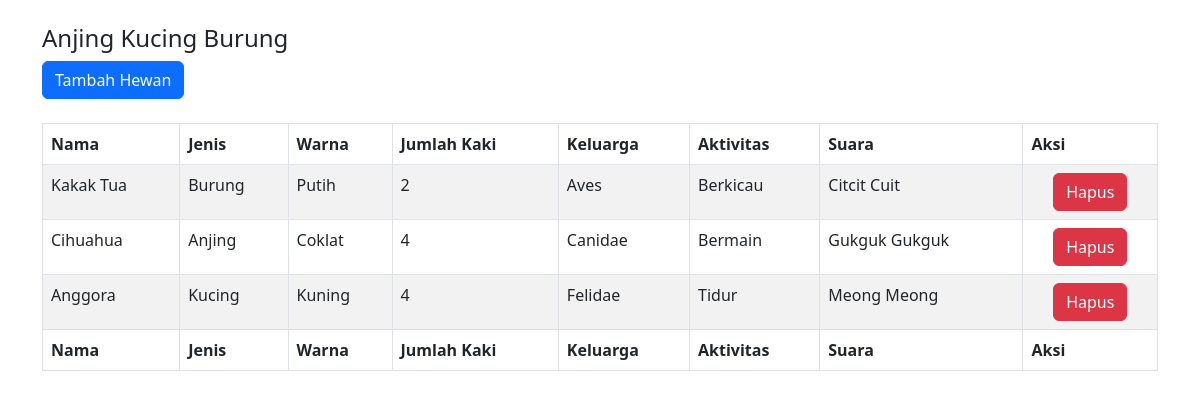
The page / on the database its author committed.
### tables this page shows
CREATE TABLE `hewan` (
  `id` int(11) NOT NULL,
  `nama` varchar(50) NOT NULL,
  `jenis` varchar(50) NOT NULL,
  `warna` varchar(50) NOT NULL,
  `kaki` varchar(255) NOT NULL
);

### burung.php (called while the page is built, shortened)
<?php
class Burung extends Hewan implements Jenis {
    private $kaki;
    public function __construct($nama, $jenis, $warna, $kaki)
    {
        $this->kaki = $kaki;
    }
    public function bersuara()
    {
        return "Citcit Cuit";
    }
    public function jenis_keluarga()
    {
        return "Aves";
    }
    public function jenis_aktivitas()
    {
        return "Berkicau";
    }
    public function jumlah_kaki(){
        return $this->kaki;
    }
}
?>

### anjing.php (called while the page is built, shortened)
<?php
class Anjing extends Hewan implements Jenis {
    private $kaki;
    public function __construct($nama, $jenis, $warna, $kaki)
    {
        $this->kaki = $kaki;
    }
    public function bersuara()
    {
        return "Gukguk Gukguk";
    }
    public function jenis_keluarga()
    {
        return "Canidae";
    }
    public function jenis_aktivitas()
    {
        return "Bermain";
    }
    public function jumlah_kaki(){
        return $this->kaki;
    }
}
?>

### kucing.php (called while the page is built, shortened)
<?php
class Kucing extends Hewan implements Jenis {
    private $kaki;
    public function __construct($nama, $jenis, $warna, $kaki)
    {
        $this->kaki = $kaki;
    }
    public function bersuara()
    {
        return "Meong Meong";
    }
    public function jenis_keluarga()
    {
        return "Felidae";
    }
    public function jenis_aktivitas()
    {
        return "Tidur";
    }
    public function jumlah_kaki(){
        return $this->kaki;
    }
}
?>

### index.php (the view, shortened to what this page needs)
<?php
include "kucing.php";
include "anjing.php";
include "burung.php";
include "koneksi.php";
?>
<!DOCTYPE html>
<html>
<head>
    <link rel="stylesheet" href="css/bootstrap.css">
	<link rel="stylesheet" href="css/bootstrap.min.css">
    <link rel="stylesheet" href="css/bootstrap-grid.css">
    <link rel="stylesheet" href="css/bootstrap-utilities.css">
</head>
<br>
<div class="container">
	<div class="row">
		<div class="col-md-6 text-left">
			<h4>Anjing Kucing Burung</h4>
		</div>
		<div class="col-md-10">
			<button onclick="location.href='tambahhewan.php'" class="btn btn-primary">Tambah Hewan</button>
		</div>
	</div>
	<br>
	<table id="tabeldata" width="100%" class="table table-striped table-bordered">
		<thead>
			<tr>
                <th>Nama</th>
                <th>Jenis</th>
                <th>Warna</th>
				<th>Jumlah Kaki</th>
                <th>Keluarga</th>
				<th>Aktivitas</th>
                <th>Suara</th>
                <th>Aksi</th>
			</tr>
		</thead>
<tbody>
<?php
$query = "SELECT * FROM hewan";
$result = mysqli_query($conn, $query);
while ($row = mysqli_fetch_assoc($result)) {
    if ($row['jenis'] == "Kucing") {
        $hewan = new Kucing($row['nama'], $row['jenis'], $row['warna'], $row['kaki']);
    } elseif ($row['jenis'] == "Anjing") {
        $hewan = new Anjing($row['nama'], $row['jenis'], $row['warna'], $row['kaki']);
    } elseif ($row['jenis'] == "Burung") {
        $hewan = new Burung($row['nama'], $row['jenis'], $row['warna'], $row['kaki']);
    }
?>
            <tr>
                <td><?php echo $row['nama'] ?></td>
                <td><?php echo $row['jenis'] ?></td>
                <td><?php echo $row['warna'] ?></td>
				<td><?php echo $hewan->jumlah_kaki() ?></td>
				<td><?php echo $hewan->jenis_keluarga() ?></td>
                <td><?php echo $hewan->jenis_aktivitas() ?></td>
                <td><?php echo $hewan->bersuara() ?></td>
                <td class="text-center">
					<a href="hapushewan.php?id=<?php echo $row['id'] ?>" onclick="return confirm('Hapus Data?')" class="btn btn-danger">Hapus</a>
			    </td>
            </tr>
<?php
}
?>
</tbody>
		<tfoot>
			<tr>
                <th>Nama</th>
				<th>Jenis</th>
				<th>Warna</th>
				<th>Jumlah Kaki</th>
				<th>Keluarga</th>
				<th>Aktivitas</th>
				<th>Suara</th>
                <th>Aksi</th>
			</tr>
		</tfoot>
	</table>
</div>

### rows shown on the page
hewan: nama "Kakak Tua", jenis "Burung", warna "Putih", kaki "2", jenis_keluarga "Aves", jenis_aktivitas "Berkicau", bersuara "Citcit Cuit"
hewan: nama "Cihuahua", jenis "Anjing", warna "Coklat", kaki "4", jenis_keluarga "Canidae", jenis_aktivitas "Bermain", bersuara "Gukguk Gukguk"
hewan: nama "Anggora", jenis "Kucing", warna "Kuning", kaki "4", jenis_keluarga "Felidae", jenis_aktivitas "Tidur", bersuara "Meong Meong"
